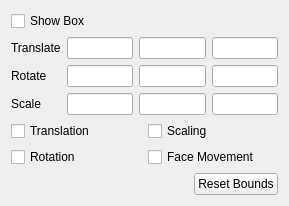
<?xml version="1.0" encoding="UTF-8"?>
<ui version="4.0">
 <class>pqBoxWidget</class>
 <widget class="QWidget" name="pqBoxWidget">
  <property name="geometry">
   <rect>
    <x>0</x>
    <y>0</y>
    <width>289</width>
    <height>192</height>
   </rect>
  </property>
  <property name="windowTitle">
   <string>Form</string>
  </property>
  <layout class="QGridLayout">
   <item row="7" column="0">
    <spacer>
     <property name="orientation">
      <enum>Qt::Horizontal</enum>
     </property>
     <property name="sizeHint" stdset="0">
      <size>
       <width>40</width>
       <height>20</height>
      </size>
     </property>
    </spacer>
   </item>
   <item row="5" column="0" colspan="2">
    <layout class="QGridLayout">
     <property name="spacing">
      <number>6</number>
     </property>
     <item row="0" column="0">
      <widget class="QLabel" name="label">
       <property name="text">
        <string>Translate</string>
       </property>
      </widget>
     </item>
     <item row="0" column="1">
      <widget class="pqLineEdit" name="positionX"/>
     </item>
     <item row="0" column="2">
      <widget class="pqLineEdit" name="positionY"/>
     </item>
     <item row="0" column="3">
      <widget class="pqLineEdit" name="positionZ"/>
     </item>
     <item row="1" column="0">
      <widget class="QLabel" name="label_2">
       <property name="text">
        <string>Rotate</string>
       </property>
      </widget>
     </item>
     <item row="1" column="1">
      <widget class="pqLineEdit" name="rotationX"/>
     </item>
     <item row="1" column="2">
      <widget class="pqLineEdit" name="rotationY"/>
     </item>
     <item row="1" column="3">
      <widget class="pqLineEdit" name="rotationZ"/>
     </item>
     <item row="2" column="0">
      <widget class="QLabel" name="label_3">
       <property name="text">
        <string>Scale</string>
       </property>
      </widget>
     </item>
     <item row="2" column="1">
      <widget class="pqLineEdit" name="scaleX"/>
     </item>
     <item row="2" column="2">
      <widget class="pqLineEdit" name="scaleY"/>
     </item>
     <item row="2" column="3">
      <widget class="pqLineEdit" name="scaleZ"/>
     </item>
    </layout>
   </item>
   <item row="0" column="0" colspan="2">
    <widget class="QCheckBox" name="show3DWidget">
     <property name="text">
      <string>Show Box</string>
     </property>
    </widget>
   </item>
   <item row="7" column="1">
    <widget class="QPushButton" name="resetBounds">
     <property name="text">
      <string>Reset Bounds</string>
     </property>
    </widget>
   </item>
   <item row="6" column="0" colspan="2">
    <layout class="QGridLayout">
     <item row="0" column="0">
      <widget class="QCheckBox" name="enableTranslation">
       <property name="text">
        <string>Translation</string>
       </property>
       <property name="checked">
        <bool>false</bool>
       </property>
      </widget>
     </item>
     <item row="2" column="0">
      <widget class="QCheckBox" name="enableRotation">
       <property name="text">
        <string>Rotation</string>
       </property>
       <property name="checked">
        <bool>false</bool>
       </property>
      </widget>
     </item>
     <item row="2" column="1">
      <widget class="QCheckBox" name="enableMoveFaces">
       <property name="text">
        <string>Face Movement</string>
       </property>
       <property name="checked">
        <bool>false</bool>
       </property>
      </widget>
     </item>
     <item row="0" column="1">
      <widget class="QCheckBox" name="enableScaling">
       <property name="text">
        <string>Scaling</string>
       </property>
       <property name="checked">
        <bool>false</bool>
       </property>
      </widget>
     </item>
    </layout>
   </item>
  </layout>
 </widget>
 <customwidgets>
  <customwidget>
   <class>pqLineEdit</class>
   <extends>QLineEdit</extends>
   <header>pqLineEdit.h</header>
  </customwidget>
 </customwidgets>
 <tabstops>
  <tabstop>show3DWidget</tabstop>
  <tabstop>positionX</tabstop>
  <tabstop>positionY</tabstop>
  <tabstop>positionZ</tabstop>
  <tabstop>rotationX</tabstop>
  <tabstop>rotationY</tabstop>
  <tabstop>rotationZ</tabstop>
  <tabstop>scaleX</tabstop>
  <tabstop>scaleY</tabstop>
  <tabstop>scaleZ</tabstop>
  <tabstop>enableTranslation</tabstop>
  <tabstop>enableScaling</tabstop>
  <tabstop>enableRotation</tabstop>
  <tabstop>enableMoveFaces</tabstop>
  <tabstop>resetBounds</tabstop>
 </tabstops>
 <resources/>
 <connections/>
</ui>
